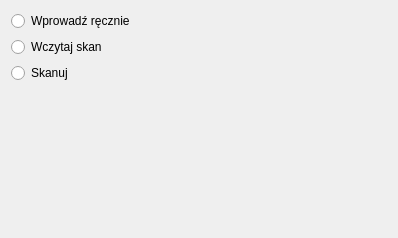
<?xml version="1.0" encoding="UTF-8"?>
<ui version="4.0">
 <class>WizardPage</class>
 <widget class="QWizardPage" name="WizardPage">
  <property name="geometry">
   <rect>
    <x>0</x>
    <y>0</y>
    <width>398</width>
    <height>238</height>
   </rect>
  </property>
  <property name="windowTitle">
   <string>Wprowadź rachunek</string>
  </property>
  <layout class="QVBoxLayout" name="verticalLayout_2">
   <item>
    <layout class="QVBoxLayout" name="verticalLayout">
     <property name="sizeConstraint">
      <enum>QLayout::SetDefaultConstraint</enum>
     </property>
     <item>
      <widget class="QRadioButton" name="radioButton">
       <property name="text">
        <string>Wprowadź ręcznie</string>
       </property>
      </widget>
     </item>
     <item>
      <widget class="QRadioButton" name="radioButton_2">
       <property name="text">
        <string>Wczytaj skan</string>
       </property>
      </widget>
     </item>
     <item>
      <widget class="QRadioButton" name="radioButton_3">
       <property name="text">
        <string>Skanuj</string>
       </property>
      </widget>
     </item>
    </layout>
   </item>
   <item>
    <spacer name="verticalSpacer">
     <property name="orientation">
      <enum>Qt::Vertical</enum>
     </property>
     <property name="sizeHint" stdset="0">
      <size>
       <width>20</width>
       <height>193</height>
      </size>
     </property>
    </spacer>
   </item>
  </layout>
 </widget>
 <resources/>
 <connections/>
</ui>
